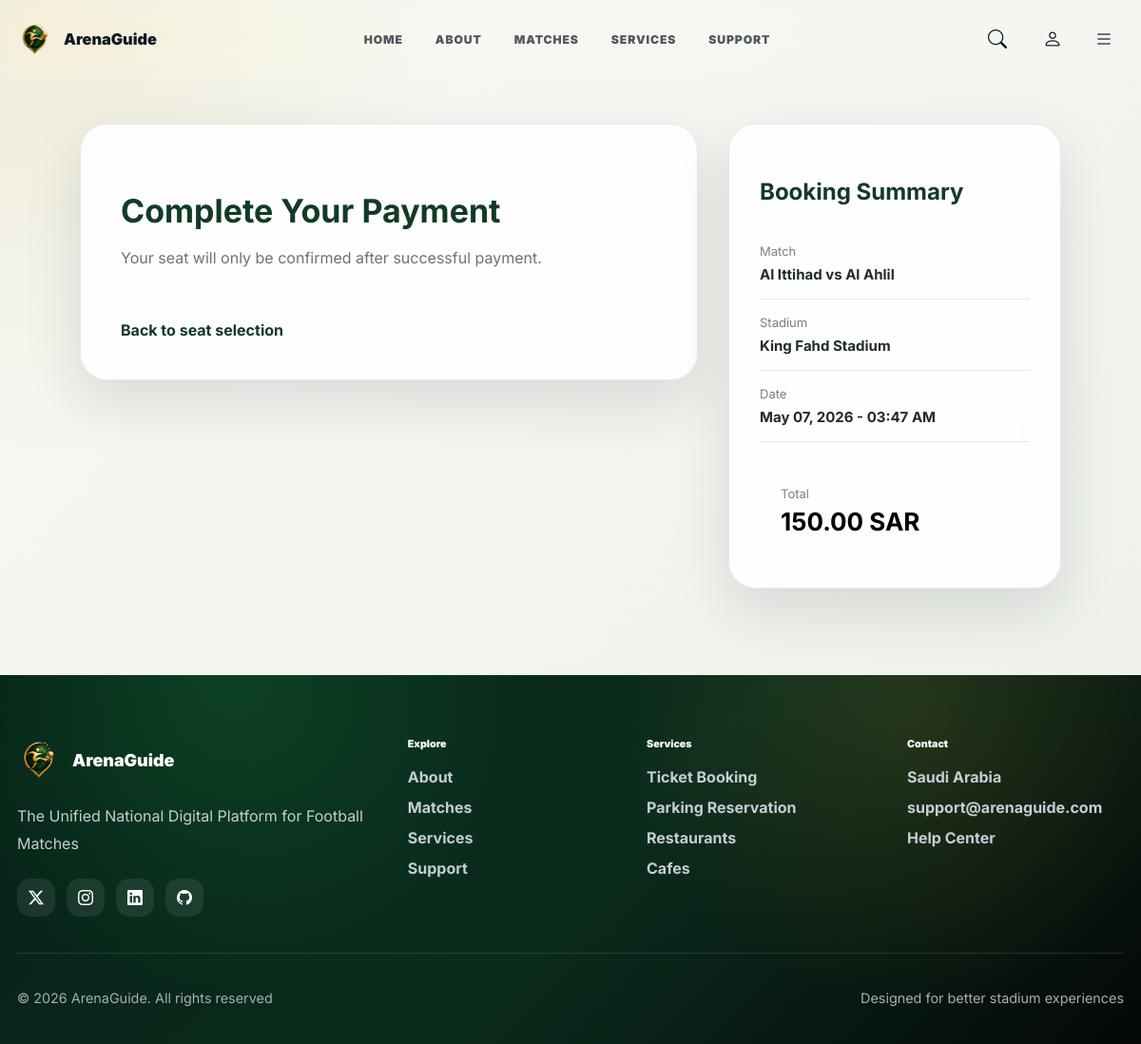
The page /en/booking/parking/success/1/ (signed in) on the database as committed earlier.
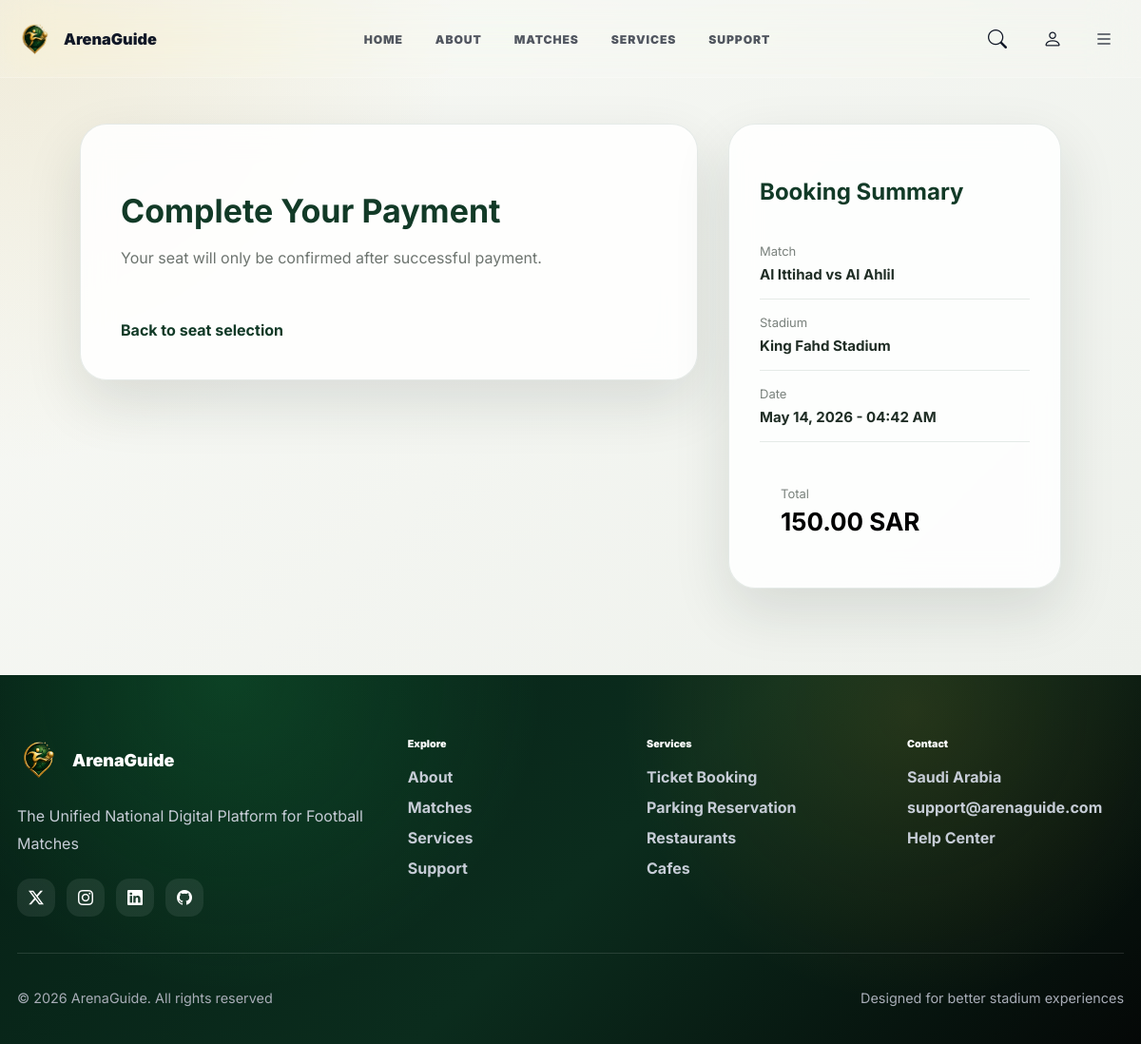
The same page on the database as committed later.
### booking/models.py (models this page shows, shortened)
class Booking(models.Model):
    class Status(models.TextChoices):
        PENDING_PAYMENT = "pending_payment", "Pending Payment"
        PAID = "paid", "Paid"
        CONFIRMED = "confirmed", "Confirmed"
        CANCELLED = "cancelled", "Cancelled"
        EXPIRED = "expired", "Expired"
    booking_code = models.CharField(max_length=20, unique=True, blank=True)
    user = models.ForeignKey("account.User", on_delete=models.CASCADE, related_name="bookings")
    match = models.ForeignKey("match.Match", on_delete=models.CASCADE, related_name="bookings")
    total_price = models.DecimalField(max_digits=10, decimal_places=2, default=0)
    booked_at = models.DateTimeField(auto_now_add=True)
    expires_at = models.DateTimeField(null=True, blank=True)
    status = models.CharField(max_length=20, choices=Status.choices, default=Status.PENDING_PAYMENT)
    identity_checked = models.BooleanField(default=False)

### match/models.py (models this page shows, shortened)
class Match(models.Model):
    class Status(models.TextChoices):
        UPCOMING = "upcoming", "Upcoming"
        LIVE = "live", "Live"
        FINISHED = "finished", "Finished"
        CANCELED = "canceled", "Canceled"
    stadium = models.ForeignKey(Stadium,on_delete=models.CASCADE,related_name="matches")
    home_team = models.ForeignKey(Team,on_delete=models.CASCADE,related_name="home_matches" )
    away_team = models.ForeignKey(Team,on_delete=models.CASCADE,related_name="away_matches")
    start_datetime = models.DateTimeField()
    end_datetime = models.DateTimeField()
    total_tickets = models.PositiveIntegerField(default=0)
    available_tickets = models.PositiveIntegerField(default=0)
    image = models.ImageField(upload_to="matches/", blank=True, null=True)
    description = models.TextField(blank=True)
    home_score = models.PositiveIntegerField(default=0)
    away_score = models.PositiveIntegerField(default=0)
    live_minute = models.PositiveIntegerField(default=0)
    video_file = models.FileField(upload_to='matches/videos/', null=True, blank=True)
    video_url = models.URLField(null=True, blank=True)
    status = models.CharField(max_length=20,choices=Status.choices,default=Status.UPCOMING)
    class Meta:
        ordering = ["-start_datetime"]

class Team(models.Model):
    name = models.CharField(max_length=255)
    country = models.CharField(max_length=100)
    logo = models.ImageField(upload_to="teams/", blank=True, null=True)
    achievements = models.TextField(blank=True)
    coach = models.CharField(max_length=100, blank=True)
    founded_year = models.PositiveIntegerField(blank=True, null=True)
    class Meta:
        ordering = ["name"]

### stadium/models.py (models this page shows, shortened)
class Stadium(models.Model):
    class Meta:
        ordering = ["-created_at"]
        verbose_name = "Stadium"
        verbose_name_plural = "Stadiums"
        unique_together = ["name", "city"]
    class Status(models.TextChoices):
        ACTIVE = "active", "Active"
        INACTIVE = "inactive", "Inactive"
        MAINTENANCE = "maintenance", "Maintenance"
    name = models.CharField(max_length=255)
    city = models.CharField(max_length=100)
    location = models.CharField(max_length=255)
    latitude = models.FloatField(blank=True, null=True)
    longitude = models.FloatField(blank=True, null=True)
    capacity = models.PositiveIntegerField()
    description = models.TextField(blank=True)
    image = models.ImageField(upload_to="stadiums/", blank=True, null=True)
    status = models.CharField(max_length=20,choices=Status.choices,default=Status.ACTIVE)
    created_at = models.DateTimeField(auto_now_add=True)
    updated_at = models.DateTimeField(auto_now=True)

### booking/views.py (the view)
# urls.py: path("parking/success/<int:reservation_id>/", views.parking_success, name="parking_success"),
@login_required
def parking_success(request, reservation_id:HttpRequest):
    reservation = get_object_or_404(
        ParkingReservation.objects.select_related("user","ticket", "match", "stadium",),
        id=reservation_id,
        user=request.user,
    )
    status = request.GET.get("status")
    if status != "paid":
        messages.error(request, "Parking payment was not completed.")
        return checkout(request, reservation.id)
    reservation.paid = True
    reservation.status = ParkingReservation.Status.ACTIVE
    reservation.save(update_fields=["paid", "status"])
    messages.success(request, "Parking payment successful.")
    return redirect("booking:my_tickets")

### payment/views.py (called while the page is built)
def checkout(request, booking_id:HttpRequest):
    booking = get_object_or_404(
        Booking.objects.select_related("user", "match"),
        id=booking_id,
        user=request.user,
    )
    payment, created = PaymentTransaction.objects.get_or_create(
        booking=booking,
        defaults={
            "user": booking.user,
            "amount": booking.total_price,
            "status": PaymentTransaction.Status.PENDING,
            "provider": PaymentTransaction.Provider.MOYASAR,
        }
    )
    callback_url = request.build_absolute_uri(
    reverse("payment:payment_success", args=[booking.id])
    )
    return render(request, "payment/payment_check.html", {
        "booking": booking,
        "payment": payment,
        "moyasar_publishable_key": settings.MOYASAR_PUBLISHABLE_KEY,
        "callback_url": callback_url,
    })

### payment/templates/payment/payment_check.html (shortened to what this page needs)
{% extends "core/base.html" %}
{% load static %}
{% load i18n %}
{% block extra_css %}
<link rel="stylesheet" href="{% static 'css/payment_check.css' %}">
<link rel="stylesheet" href="https://cdn.moyasar.com/mpf/1.14.0/moyasar.css">
{% endblock %}
{% block content %}
<section class="payment-page">
    <div class="payment-wrapper">
        <div class="payment-card">
            <div class="payment-header">
                <h1>{% trans "Complete Your Payment" %}</h1>
                <p>{% trans "Your seat will only be confirmed after successful payment." %}</p>
            </div>
            <a href="{% url 'booking:book_ticket_page' booking.match.id %}" class="back-link">
                {% trans "Back to seat selection" %}
            </a>
        </div>
        <aside class="payment-summary-card">
            <h3>{% trans "Booking Summary" %}</h3>
            <div class="summary-row">
                <span>{% trans "Match" %}</span>
                <strong>{{ booking.match.home_team.name }} vs {{ booking.match.away_team.name }}</strong>
            </div>
            <div class="summary-row">
                <span>{% trans "Stadium" %}</span>
                <strong>{{ booking.match.stadium.name }}</strong>
            </div>
            <div class="summary-row">
                <span>{% trans "Date" %}</span>
                <strong>{{ booking.match.start_datetime|date:"M d, Y - h:i A" }}</strong>
            </div>
            <div class="summary-total">
                <span>{% trans "Total" %}</span>
                <strong>{{ booking.total_price }} {% trans "SAR" %}</strong>
            </div>
        </aside>
    </div>
</section>
{% endblock %}

Rows that differ between the two databases and show on the page:
changed through a linked row, Booking "Al Ittihad": match.start_datetime "May 07, 2026 - 03:47 AM" → "May 14, 2026 - 04:42 AM"
